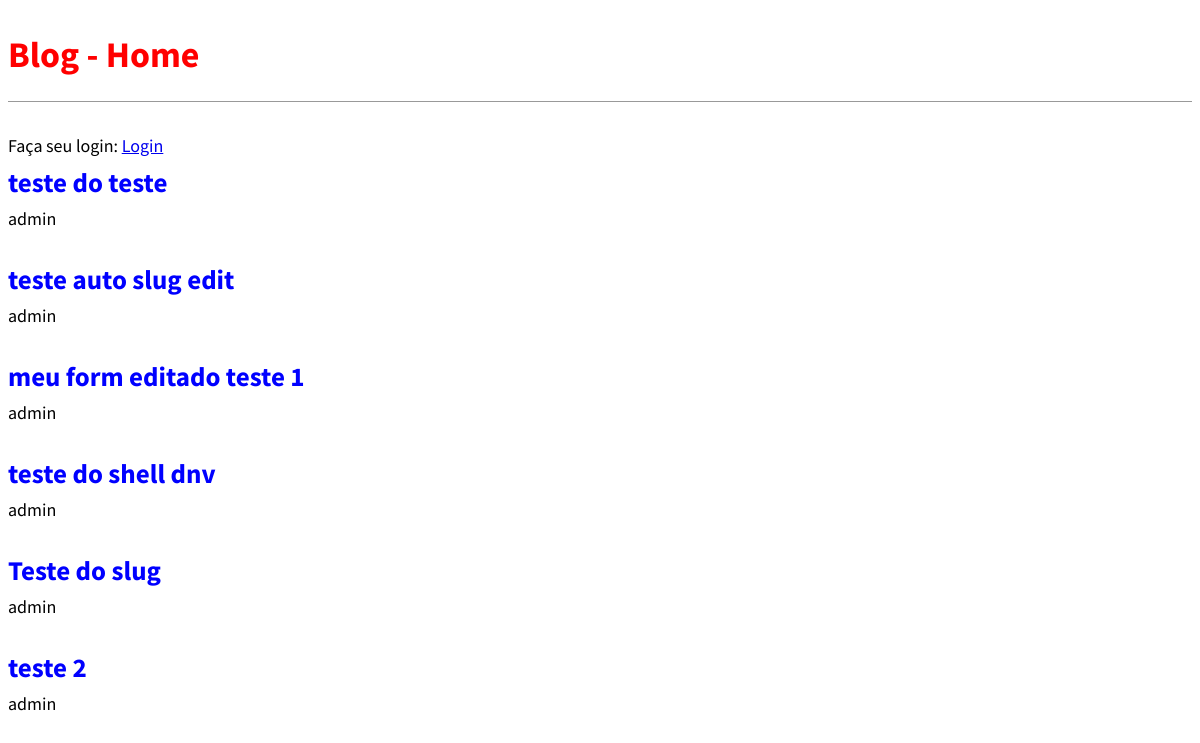
/, run on an earlier commit of the app's database.
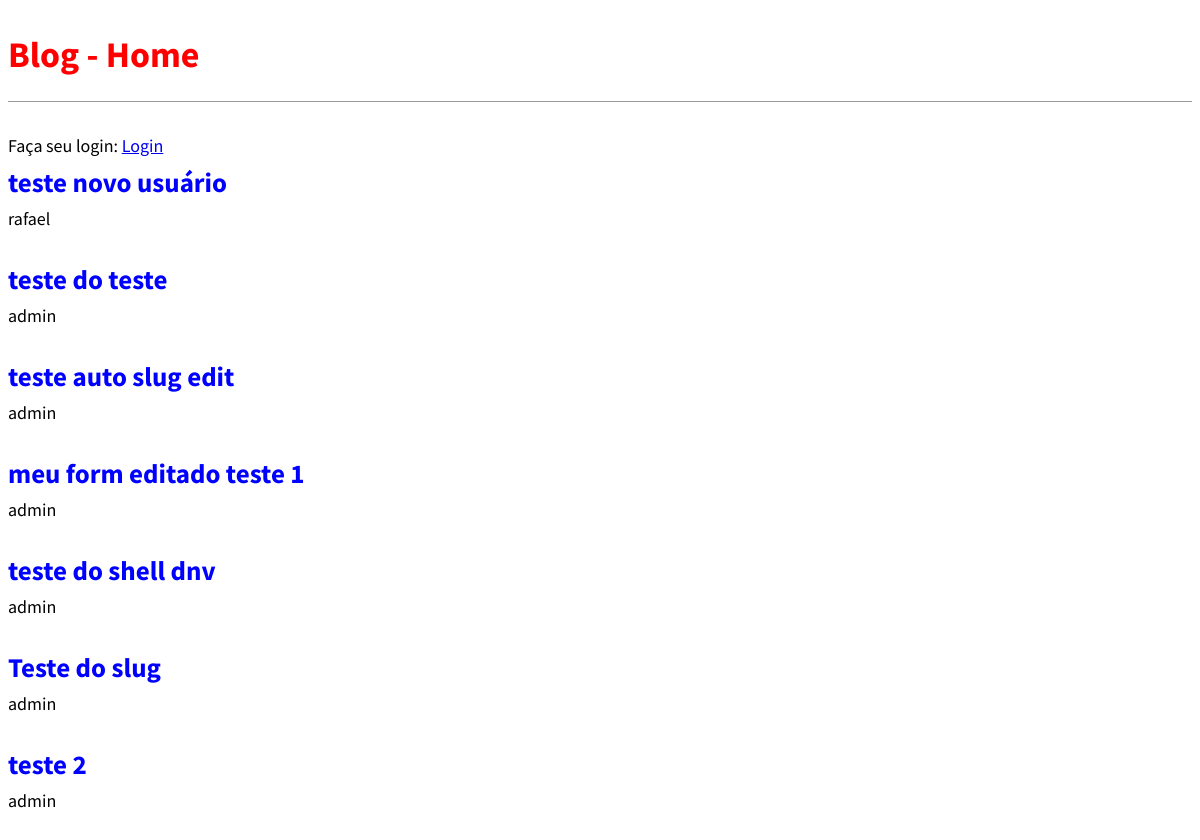
And on a later commit of the database.
### blog/models.py (models this page shows, shortened)
class Post (models.Model):
    STATUS = (('rascunho','Rascunho'),('publicado','Publicado'),)
    titulo  = models.CharField(max_length=250)
    slug   = models.SlugField(max_length=250)
    autor = models.ForeignKey(User, on_delete=models.CASCADE)
    conteudo  = models.TextField()
    publicado = models.DateTimeField(default=timezone.now)
    criado = models.DateTimeField(auto_now_add=True)
    alterado = models.DateTimeField(auto_now=True)
    status = models.CharField(max_length=10, choices=STATUS, default='rascunho')
    objects = models.Manager()
    published = PublishedManager()
    def get_absolute_url(self):
        return  reverse('post_detail',args=[self.slug])
    class Meta:
        ordering = ('-publicado',)

### blog/views.py (the view)
# urls.py: path('', views.BlogListView.as_view(), name='home'),
class BlogListView(ListView):
    model = Post
    template_name = 'blog/home.html'

### blog/templates/blog/home.html (shortened to what this page needs)
{% extends 'base.html' %}
{% block content %}
    {% if user.is_authenticated %}
        <p>Olá {{user.username}}</p>
        <p><a href="{% url 'logout' %}">Logout</a></p>
    {% else %}
        Faça seu login:
        <a href="{% url 'login' %}">Login</a>
    {% endif %}
    {% for post in object_list %}
        <div class="post-entry">
            <h2><a href="{{post.get_absolute_url}}">{{ post.titulo }}</a></h2>
            <p>{{ post.autor }} </p>
        </div>
    {% endfor %}
{% endblock content %}

What changed in the data, as far as the page shows it:
added Post: titulo "teste novo usuário", autor "rafael"
